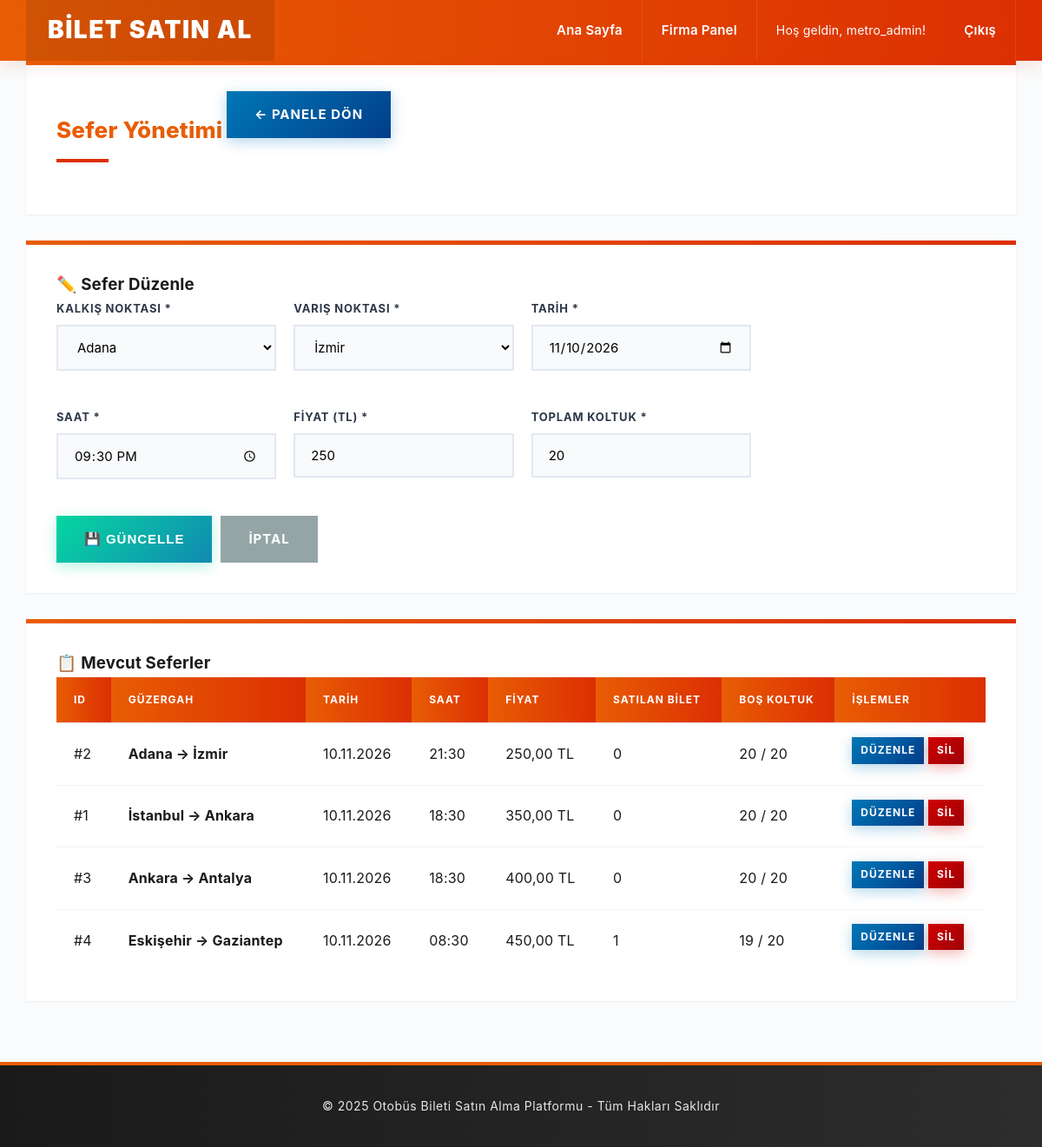
Page /firm-admin/manage-trips.php?edit=2 (signed in) on the committed database.
### tables this page shows
CREATE TABLE trips (
            id INTEGER PRIMARY KEY AUTOINCREMENT,
            company_id INTEGER NOT NULL,
            from_city TEXT NOT NULL,
            to_city TEXT NOT NULL,
            departure_date DATE NOT NULL,
            departure_time TIME NOT NULL,
            price REAL NOT NULL,
            total_seats INTEGER DEFAULT 20,
            available_seats INTEGER DEFAULT 20,
            created_at DATETIME DEFAULT CURRENT_TIMESTAMP,
            FOREIGN KEY (company_id) REFERENCES companies(id) ON DELETE CASCADE
        );

### firm-admin/manage-trips.php (the view, shortened to what this page needs)
<?php
require_once '../config/database.php';
$cities = ['İstanbul', 'Ankara', 'İzmir', 'Antalya', 'Batman', 'Adana', 'Gaziantep', 'Konya', 'Eskişehir', 'Van'];
$firm_company_id = 1;
$edit_trip = null;
if (isset($_GET['edit'])) {
    $trip_id = (int)$_GET['edit'];
    $stmt = $db->prepare("SELECT * FROM trips WHERE id = ? AND company_id = ?");
    $stmt->execute([$trip_id, $firm_company_id]);
    $edit_trip = $stmt->fetch();
}
$stmt = $db->prepare("
    SELECT
        trips.*,
        COUNT(tickets.id) as sold_tickets
    FROM trips
    LEFT JOIN tickets ON trips.id = tickets.trip_id AND tickets.status = 'active'
    WHERE trips.company_id = ?
    GROUP BY trips.id
    ORDER BY trips.departure_date DESC, trips.departure_time DESC
");
$stmt->execute([$firm_company_id]);
$trips = $stmt->fetchAll();
require_once '../includes/header.php';
?>
<div class="card">
    <h2> Sefer Yönetimi</h2>
    <a href="dashboard.php" class="btn btn-primary">← Panele Dön</a>
</div>
<div class="card">
    <h3><?php echo $edit_trip ? '✏️ Sefer Düzenle' : '➕ Yeni Sefer Ekle'; ?></h3>
    <form method="POST" action="" style="max-width: 800px;">
        <div style="display: grid; grid-template-columns: repeat(auto-fit, minmax(250px, 1fr)); gap: 20px;">
            <div class="form-group">
                <label>Kalkış Noktası *</label>
                <select name="from_city" required>
                    <?php foreach ($cities as $city): ?>
                        <option value="<?php echo $city; ?>" <?php echo ($edit_trip && $edit_trip['from_city'] == $city) ? 'selected' : ''; ?>>
                            <?php echo $city; ?>
                        </option>
                    <?php endforeach; ?>
                </select>
            </div>
            <div class="form-group">
                <label>Varış Noktası *</label>
                <select name="to_city" required>
                    <?php foreach ($cities as $city): ?>
                        <option value="<?php echo $city; ?>" <?php echo ($edit_trip && $edit_trip['to_city'] == $city) ? 'selected' : ''; ?>>
                            <?php echo $city; ?>
                        </option>
                    <?php endforeach; ?>
                </select>
            </div>
            <div class="form-group">
                <label>Tarih *</label>
                <input type="date" name="departure_date" required min="<?php echo date('Y-m-d'); ?>"
                       value="<?php echo $edit_trip ? $edit_trip['departure_date'] : ''; ?>">
            </div>
            <div class="form-group">
                <label>Saat *</label>
                <input type="time" name="departure_time" required
                       value="<?php echo $edit_trip ? $edit_trip['departure_time'] : ''; ?>">
            </div>
            <div class="form-group">
                <label>Fiyat (TL) *</label>
                <input type="number" name="price" step="0.01" min="1" required placeholder="250.00"
                       value="<?php echo $edit_trip ? $edit_trip['price'] : ''; ?>">
            </div>
            <div class="form-group">
                <label>Toplam Koltuk *</label>
                <input type="number" name="total_seats" min="1" max="20" required value="<?php echo $edit_trip ? $edit_trip['total_seats'] : '20'; ?>">
            </div>
        </div>
        <div style="margin-top: 20px; display: flex; gap: 10px;">
            <button type="submit" name="save_trip" class="btn btn-success">
                <?php echo $edit_trip ? '💾 Güncelle' : '➕ Sefer Ekle'; ?>
            </button>
            <?php if ($edit_trip): ?>
                <a href="manage-trips.php" class="btn" style="background: #95a5a6; color: white;">İptal</a>
            <?php endif; ?>
        </div>
    </form>
</div>
<div class="card">
    <h3>📋 Mevcut Seferler</h3>
    <?php if (count($trips) == 0): ?>
        <p style="color: #7f8c8d;">Henüz sefer eklenmemiş.</p>
    <?php else: ?>
        <table>
            <tr>
                <th>ID</th>
                <th>Güzergah</th>
                <th>Tarih</th>
                <th>Saat</th>
                <th>Fiyat</th>
                <th>Satılan Bilet</th>
                <th>Boş Koltuk</th>
                <th>İşlemler</th>
            </tr>
            <?php foreach ($trips as $trip): ?>
            <?php
            $is_past = strtotime($trip['departure_date'] . ' ' . $trip['departure_time']) < time();
            ?>
            <tr style="<?php echo $is_past ? 'opacity: 0.5;' : ''; ?>">
                <td>#<?php echo $trip['id']; ?></td>
                <td><strong><?php echo htmlspecialchars($trip['from_city'] . ' → ' . $trip['to_city'], ENT_QUOTES, 'UTF-8'); ?></strong></td>
                <td><?php echo date('d.m.Y', strtotime($trip['departure_date'])); ?></td>
                <td><?php echo date('H:i', strtotime($trip['departure_time'])); ?></td>
                <td><?php echo number_format($trip['price'], 2, ',', '.'); ?> TL</td>
                <td><?php echo $trip['sold_tickets']; ?></td>
                <td><?php echo $trip['available_seats']; ?> / <?php echo $trip['total_seats']; ?></td>
                <td>
                    <?php if (!$is_past): ?>
                        <a href="?edit=<?php echo $trip['id']; ?>" class="btn btn-primary" style="padding: 5px 10px; font-size: 12px;">Düzenle</a>
                        <a href="?delete=<?php echo $trip['id']; ?>"
                           class="btn btn-danger"
                           style="padding: 5px 10px; font-size: 12px;"
                           onclick="return confirm('Bu seferi silmek istediğinize emin misiniz?')">
                            Sil
                        </a>
                    <?php else: ?>
                        <span style="color: #95a5a6; font-size: 12px;">Geçmiş Sefer</span>
                    <?php endif; ?>
                </td>
            </tr>
            <?php endforeach; ?>
        </table>
    <?php endif; ?>
</div>
<?php require_once '../includes/footer.php'; ?>

### assets/css/style.css (style rules this page uses)
* { margin: 0; padding: 0; box-sizing: border-box; }
body { font-family: 'Inter', -apple-system, BlinkMacSystemFont, sans-serif; background: #fafbfc; color: #1a1a1a; line-height: 1.7; letter-spacing: 0.2px; }
.card { background: #ffffff; padding: 35px; border: none; box-shadow: 0 1px 3px rgba(0,0,0,0.06); margin-bottom: 30px; transition: all 0.3s ease; position: relative; overflow: hidden; }
.card::before { content: ''; position: absolute; top: 0; left: 0; width: 100%; height: 5px; background: linear-gradient(to right, #e85d04, #dc2f02); }
.card h2 { margin-bottom: 25px; color: #e85d04; border-bottom: none; padding-bottom: 15px; font-size: 26px; font-weight: 800; position: relative; display: inline-block; }
.card h2::after { content: ''; position: absolute; bottom: 0; left: 0; width: 60px; height: 4px; background: #dc2f02; }
.form-group { margin-bottom: 22px; }
.form-group label { display: block; margin-bottom: 8px; color: #2d3748; font-weight: 700; font-size: 13px; text-transform: uppercase; letter-spacing: 0.8px; }
.form-group input, .form-group select, .form-group textarea { width: 100%; padding: 14px 18px; border: 2px solid #e2e8f0; background: #f8fafc; font-size: 15px; transition: all 0.3s ease; font-family: inherit; }
.btn { display: inline-block; padding: 14px 32px; border: none; cursor: pointer; text-decoration: none; font-size: 15px; font-weight: 700; transition: all 0.3s ease; text-transform: uppercase; letter-spacing: 1px; position: relative; overflow: hidden; }
.btn::before { content: ''; position: absolute; top: 0; left: -100%; width: 100%; height: 100%; background: rgba(255,255,255,0.2); transition: all 0.4s ease; }
.btn-primary { background: linear-gradient(135deg, #0077b6, #023e8a); color: white; box-shadow: 0 4px 15px rgba(0, 119, 182, 0.3); }
.btn-success { background: linear-gradient(135deg, #06d6a0, #118ab2); color: white; box-shadow: 0 4px 15px rgba(6, 214, 160, 0.3); }
.btn-danger { background: linear-gradient(135deg, #d00000, #9d0208); color: white; box-shadow: 0 4px 15px rgba(208, 0, 0, 0.3); }
table { width: 100%; border-collapse: separate; border-spacing: 0; background: white; }
table th, table td { padding: 16px 20px; text-align: left; border-bottom: 1px solid #f1f3f5; }
table th { background: linear-gradient(to right, #e85d04, #dc2f02); color: white; font-weight: 700; text-transform: uppercase; font-size: 12px; letter-spacing: 1px; }
table tr { transition: all 0.2s ease; }
table tr:last-child td { border-bottom: none; }
.card { animation: fadeIn 0.5s ease-out; }

### rows in the picture
trips: from_city "Adana", to_city "İzmir", departure_date "11/10/2026", departure_time "21:30", price "250", total_seats "20"

### other values in the picture
clean_output($_SESSION['username']) "metro_admin"
$trip['id'] "2"
$trip['from_city'] . ' → ' . $trip['to_city'] "Adana → İzmir"
date('d.m.Y', strtotime($trip['departure_date'])) "10.11.2026"
date('H:i', strtotime($trip['departure_time'])) "21:30"
$trip['price'] "250,00"
$trip['sold_tickets'] "0"
$trip['available_seats'] "20"
$trip['total_seats'] "20"
$trip['id'] "1"
$trip['from_city'] . ' → ' . $trip['to_city'] "İstanbul → Ankara"
date('H:i', strtotime($trip['departure_time'])) "18:30"
$trip['price'] "350,00"
$trip['id'] "3"
$trip['from_city'] . ' → ' . $trip['to_city'] "Ankara → Antalya"
